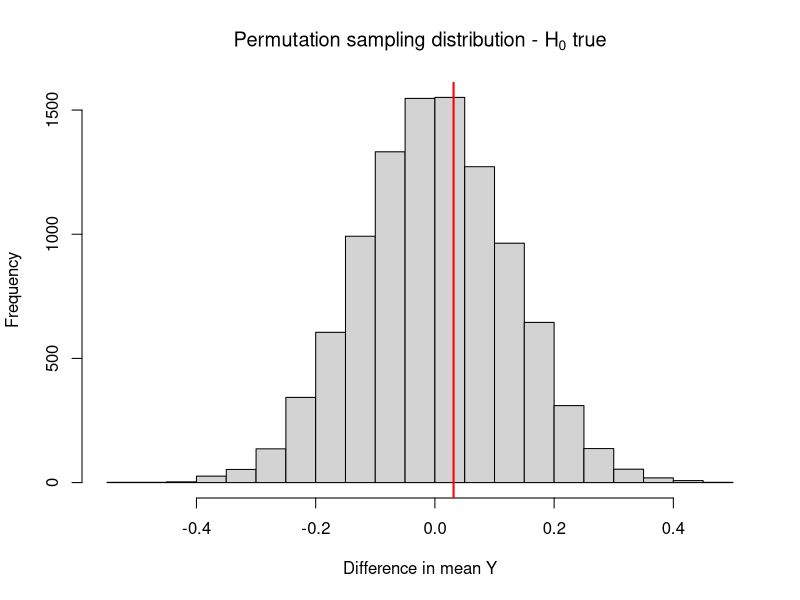
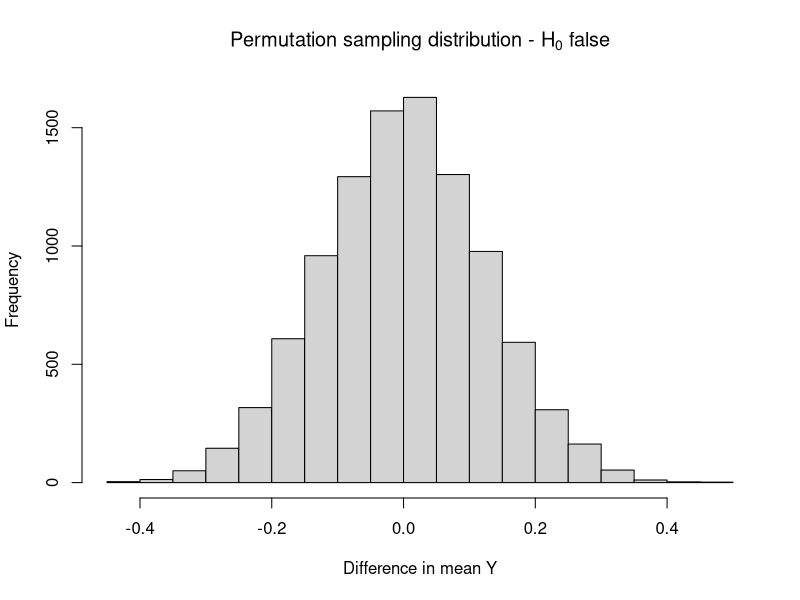
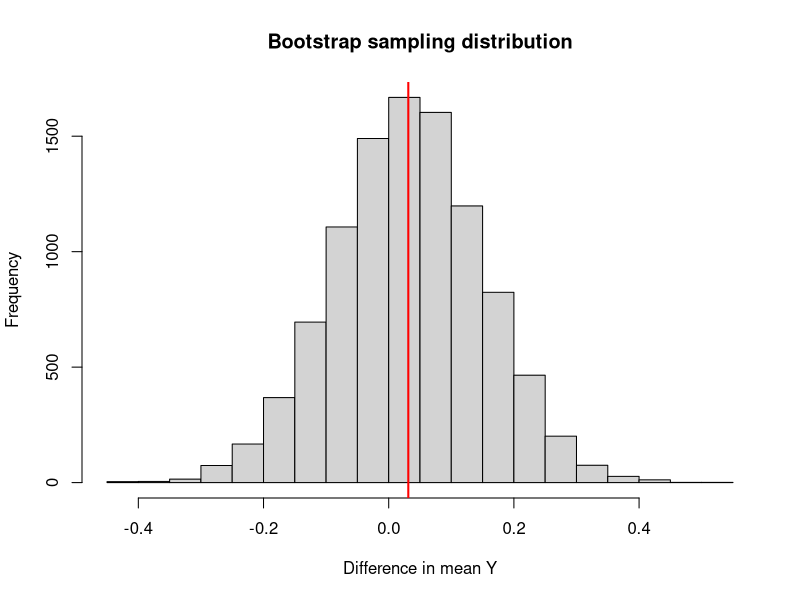

Recreate these plots in R, in order.
#################################################################################################################
##
## FILE: permutation_test_vs_bootstrap.R
##
## CREATED: 25 October 2016 by Brian Williamson
##
## PURPOSE: Example of a permutation test sampling distribution and a bootstrap 
##          sampling distribution 
##
## UPDATES:
## DDMMYY INIT COMMENTS
## ------ ---- --------
#################################################################################################################
setwd("C:/Users/brianw26/Dropbox/Courses/2016-2017 Third Year/Presentations/BIOST 561 - Lecture")
## Use the example on SNPs
## make up some data (thanks Ken!)
carrier <- rep(c(0,1), c(100,200))

## outcome under the null and alternative
null.y <- rnorm(300)

alt.y <- rnorm(300, mean = carrier/2)

## function to do one permutation test
## FUNCTION: one.test
## ARGS: x - the covariate
##       y - the outcome
## RETURNS: the results of one permutation test (i.e. difference in means, for us)
oneTest <- function(x, y) {
  ## get a new bootstrap sample of x
  xstar <- sample(x)
  
  ## return the difference in means
  ret <- mean(y[xstar == 1]) - mean(y[xstar == 0])
  
  return(ret)
}

## Function to perform a bootstrap
## Args: data - the dataset to bootstrap on
##          b - the number of bootstrap samples
## Returns: the b bootstrap datasets, as a list
myBootstrap <- function(data, b){
  boot <- list()
  if(is.vector(data)){
    for(i in 1:b){
      samp <- sample(seq_len(length(data)), length(data), replace=TRUE)
      bootb <- data[samp]
      boot[[i]] <- bootb
    }
  } else {
    for(i in 1:b){
      samp <- sample(seq_len(nrow(data)), nrow(data), replace=TRUE)
      bootb <- data[samp,]
      boot[[i]] <- bootb
    }
  }
  return(boot)
}

## set a seed first!
set.seed(4747)
system.time(output.truenull <- replicate(10000, oneTest(carrier, null.y)))
system.time(output.falsenull <- replicate(10000, oneTest(carrier, alt.y)))

null.diff <- mean(null.y[carrier == 1]) - mean(null.y[carrier == 0])
alt.diff <- mean(alt.y[carrier == 1]) - mean(alt.y[carrier == 0])

## plot histograms
png("perm_true_null.png")
hist(output.truenull, main = expression(paste("Permutation sampling distribution - ", H[0], " true",  sep = "")),
     xlab = "Difference in mean Y")
abline(v = null.diff, lwd = 2, col = "red")
dev.off()
mean(abs(output.truenull) > abs(null.diff))

png("perm_false_null.png")
hist(output.falsenull, main = expression(paste("Permutation sampling distribution - ", H[0], " false",  sep = "")),
     xlab = "Difference in mean Y")
abline(v = alt.diff, lwd = 2, col = "red")
dev.off()
mean(abs(output.falsenull) > abs(alt.diff))

## do the bootstrapping
boot.samp <- myBootstrap(data.frame(carrier, null.y), 10000)
boot.stats <- unlist(lapply(boot.samp, function(x) mean(x$null.y[x$carrier == 1]) - mean(x$null.y[x$carrier == 0])))

png("boot.png")
hist(boot.stats, main = "Bootstrap sampling distribution",
     xlab = "Difference in mean Y")
abline(v = mean(null.y[carrier == 1]) - mean(null.y[carrier == 0]), lwd = 2, col = "red")
dev.off()

